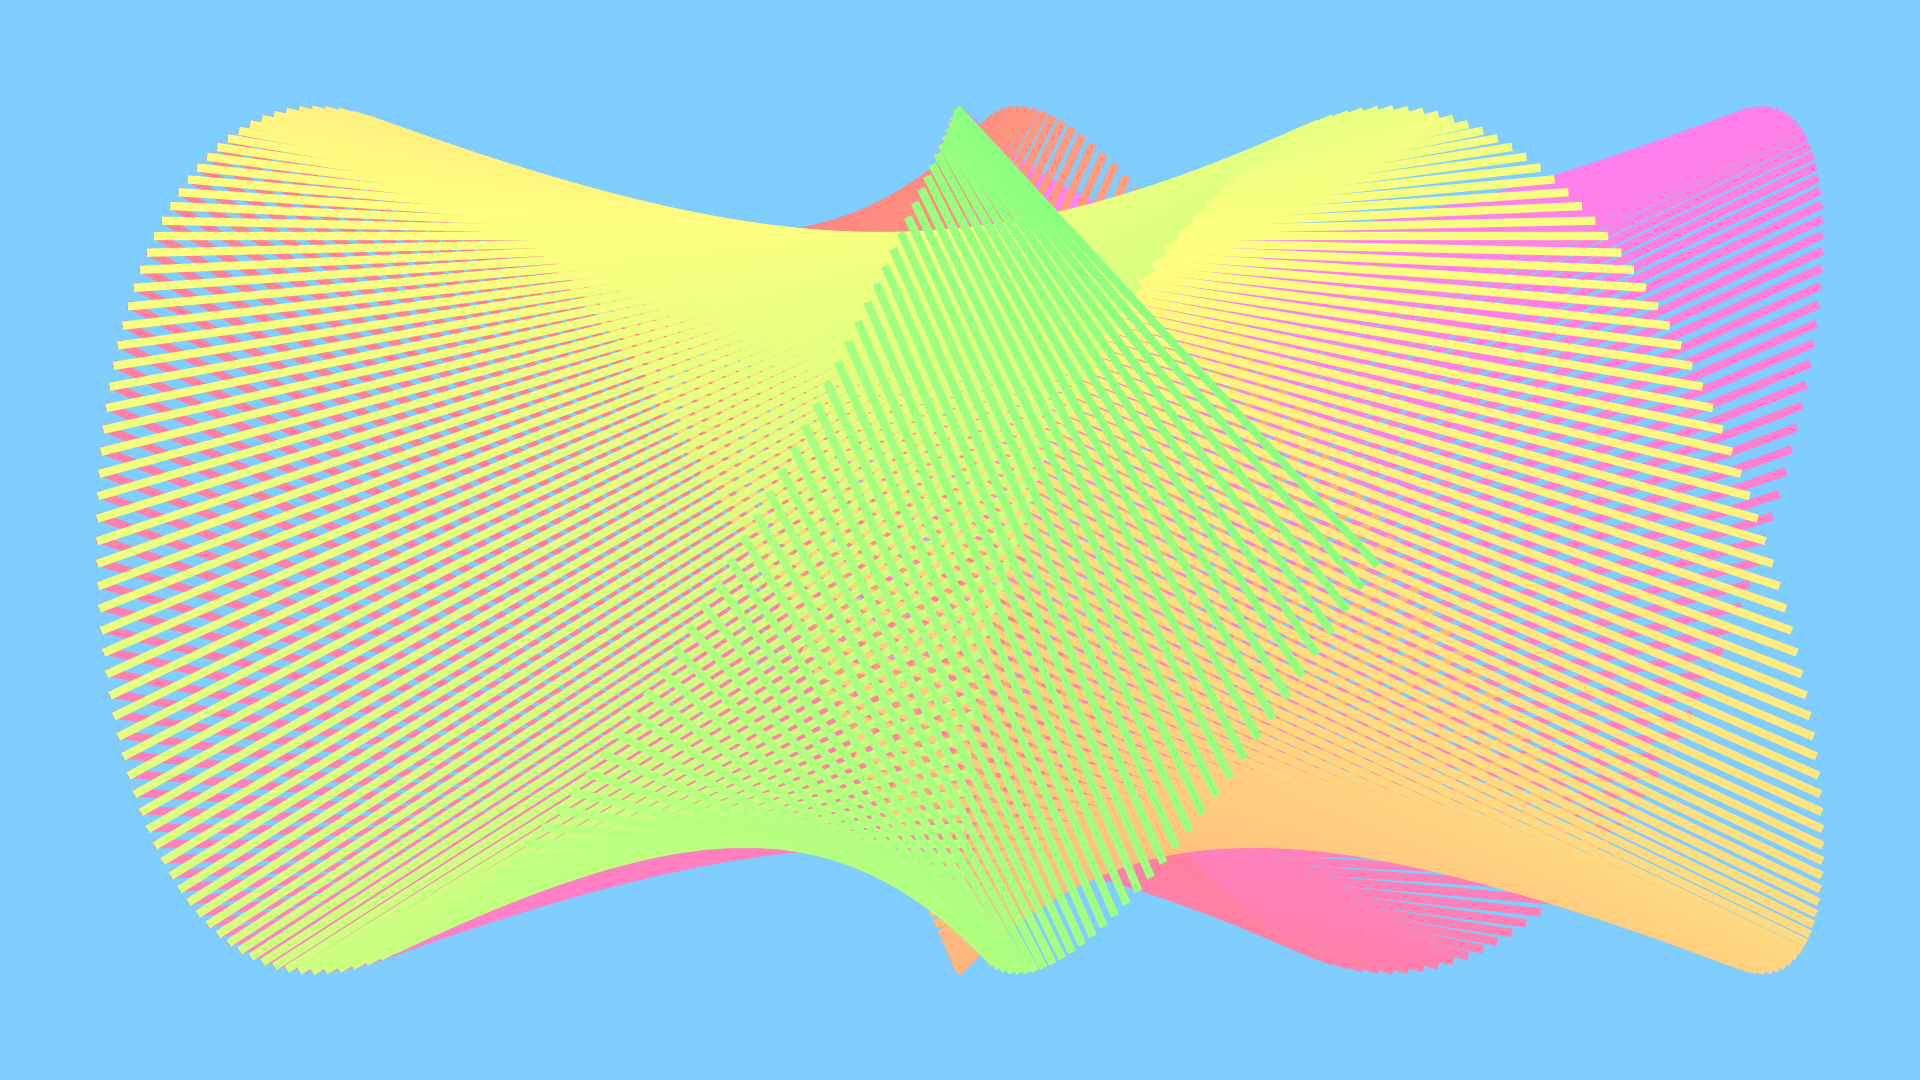

Recreate this plot in Python.
from pathlib import Path

import matplotlib.pyplot as plt
import numpy as np


def hsv2rgb(h: float=0.0, s: float=1.0, v: float=1.0) -> str:
    rgb: np.ndarray = (255 * ((np.clip(np.abs(np.modf(h + np.array([0.0, 2.0, 1.0]) / 3)[0] * 6 - 3) - 1, 0, 1) - 1) * s + 1) * v).round(0).astype(int)
    return "#" + "".join(f"{i:02x}" for i in rgb)


def main() -> None:
    # config
    fp: Path = Path(__file__).resolve().with_suffix(".png")
    plt.rcParams["figure.dpi"] = 100
    plt.rcParams["figure.figsize"] = [19.2, 10.8]
    rng: np.random.Generator = np.random.default_rng()
    offset: float = rng.random()
    saturation: float = 0.5
    value: float = 1.0
    bgc: str = hsv2rgb(offset, saturation, value)
    # generate figure
    fig: plt.Figure
    ax: plt.Axes
    fig, ax = plt.subplots()
    # plot
    n: int = 360
    for i in range(360):
        th: float = 2*np.pi * i/n
        x0: float = np.cos(2*th)
        y0: float = np.cos(3*th)
        x1: float = np.sin(2*th)
        y1: float = np.sin(3*th)
        hue: float = offset + 0.5 + (i-n/2+0.5)/n*0.5
        ax.plot([x0, x1+2], [y0, y1], linewidth=6, color=hsv2rgb(hue, saturation, value))
    # arrange
    #ax.set_xlim(0, 1)
    #ax.set_ylim(0, 1)
    ax.axis("off")
    ax.set_aspect("equal")
    ax.set_facecolor(bgc)
    fig.set_facecolor(bgc)
    fig.tight_layout()
    # output
    fig.savefig(fp)
    plt.cla()
    plt.clf()
    plt.close(fig)
    return None


if __name__ == "__main__":
    main()
